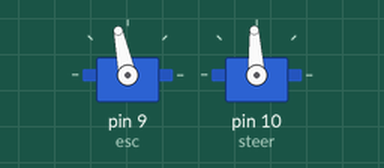
Simulated run of this sketch. Board: Arduino Uno, built with avr-gcc and run on an emulated ATmega328P. Parts: 2 × servo.

Above: at 2.55 s.
At 5.5 s:
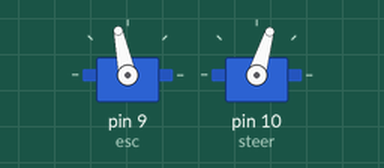
At 8.5 s:
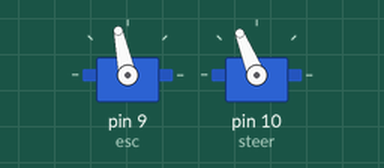
Timing chart, 0 to 12.9 s (numbered marks = the images above):
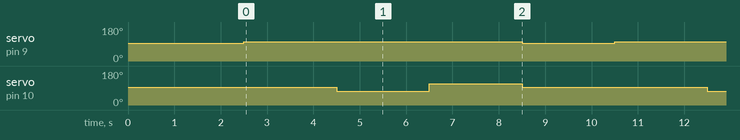

The sketch:

new_arduino_test.ino
```cpp
#include <Servo.h>

Servo esc;
Servo steer;

void setup() {
  esc.attach(9);      // motor ESC signal
  steer.attach(10);   // steering servo signal

  esc.writeMicroseconds(1500);  // neutral
  steer.writeMicroseconds(1500); // center
  delay(2500);                  // let ESC arm
}

void loop() {
  // example: small forward, center steering
  esc.writeMicroseconds(1600);
  steer.writeMicroseconds(1500);
  delay(2000);

  // turn left
  steer.writeMicroseconds(1300);
  delay(2000);

  // turn right
  steer.writeMicroseconds(1700);
  delay(2000);

  // stop
  esc.writeMicroseconds(1500);
  steer.writeMicroseconds(1500);
  delay(2000);
}
```

Measured:
- by itself, servo on pin 9 (esc): alternates 102° for 6.0 s and 93° for 2.0 s
- by itself, servo on pin 10 (steer): repeats every 8.0 s: 112° 2.0 s, 93° 4.0 s, 73° 2.0 s
